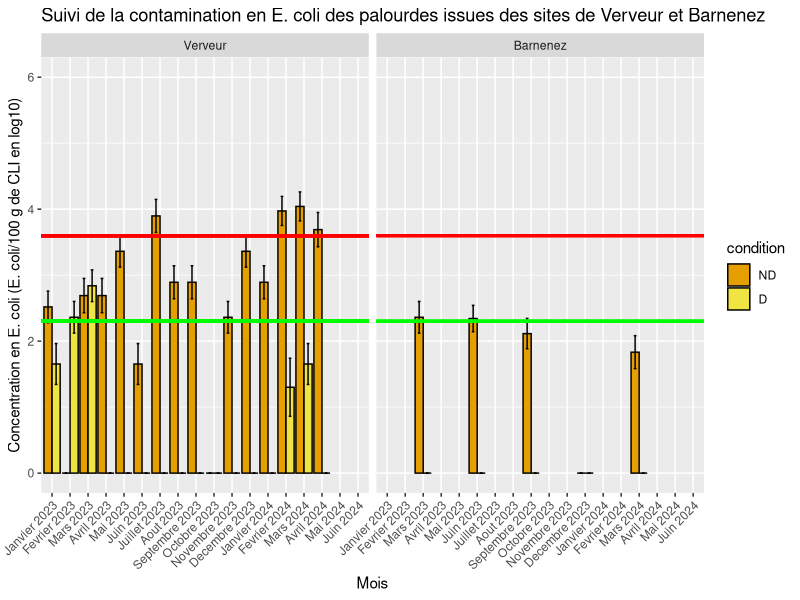

Reproduce this figure in R.
## ---- chunk 1
library(ggplot2)

dnbecoli <- read.csv2("Dnbecoli.csv")

dnbecoli$Site <- factor(dnbecoli$Site, levels = c("Verveur", "Barnenez")) 
dnbecoli$condition <- factor(dnbecoli$condition, levels = c("ND", "D"))

# Réorganiser les niveaux du facteur 'mois' pour garantir l'ordre chronologique
dnbecoli$mois <- factor(dnbecoli$mois, levels = c("Janvier", "Fevrier", "Mars", "Avril", "Mai", "Juin", "Juillet", "Aout", "Septembre", "Octobre", "Novembre", "Decembre"))

dnbecoli_combined <- rbind(
  transform(subset(dnbecoli, annees == 2023), 
            mois = factor(paste(mois, "2023", sep = " "), levels = unique(paste(dnbecoli$mois, "2023", sep = " ")))),
  transform(subset(dnbecoli, annees == 2024), 
            mois = factor(paste(mois, "2024", sep = " "), levels = unique(paste(dnbecoli$mois, "2024", sep = " "))))
)

# Trier les mois dans l'ordre chronologique
dnbecoli_combined$mois <- factor(dnbecoli_combined$mois, levels = unique(dnbecoli_combined$mois))

graphique_combined <- ggplot(dnbecoli_combined, aes(x = mois, y = Ecoli, fill = condition)) +
  geom_bar(stat = "identity", position = "dodge", color = "black") +
  coord_cartesian(ylim = c(0, max(6))) +
  geom_errorbar(aes(ymin = Ecoli - SD, ymax = Ecoli + SD), width = 0.3, 
                position = position_dodge(width = 0.9)) +
  geom_segment(aes(x = -Inf, xend = Inf, y = 2.3, yend = 2.3), linetype = "solid", size = 1, color = "green") +
  geom_segment(aes(x = -Inf, xend = Inf, y = 3.6, yend = 3.6), linetype = "solid", size = 1, color = "red") +
  labs(title = "Suivi de la contamination en E. coli des palourdes issues des sites de Verveur et Barnenez", 
       x = "Mois", 
       y = "Concentration en E. coli (E. coli/100 g de CLI en log10)") +
  scale_fill_manual(values = c("ND" = "#E69F00", "D" = "#F0E442")) +
  facet_grid(.~Site) +
  theme_gray() +
  theme(axis.text.x = element_text(angle = 45, hjust = 1))

print(graphique_combined)

